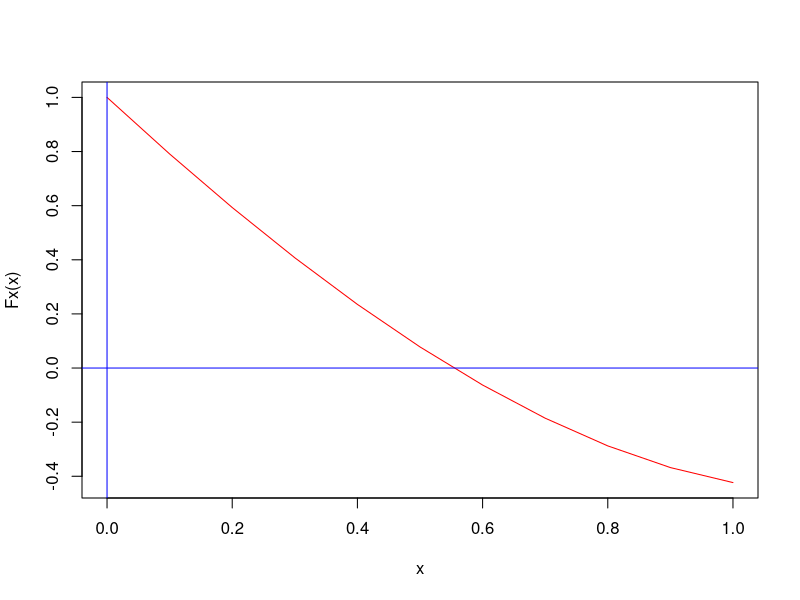
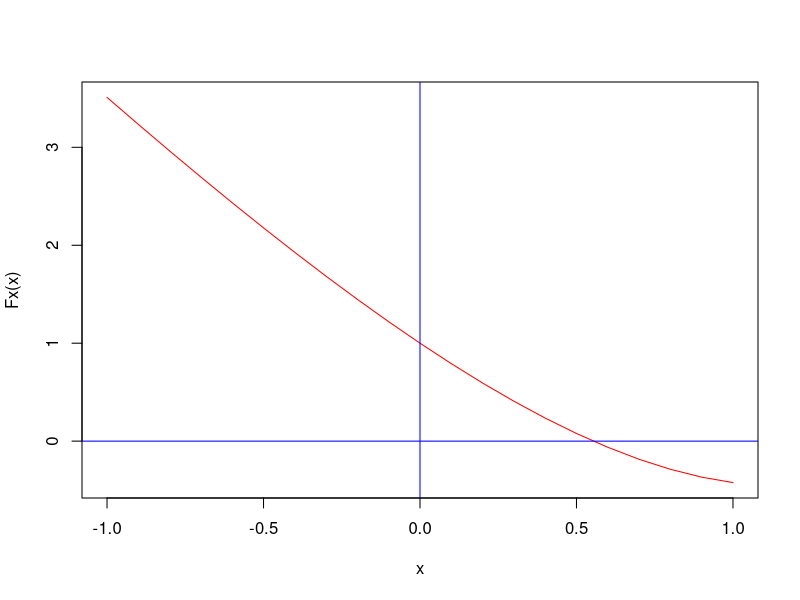
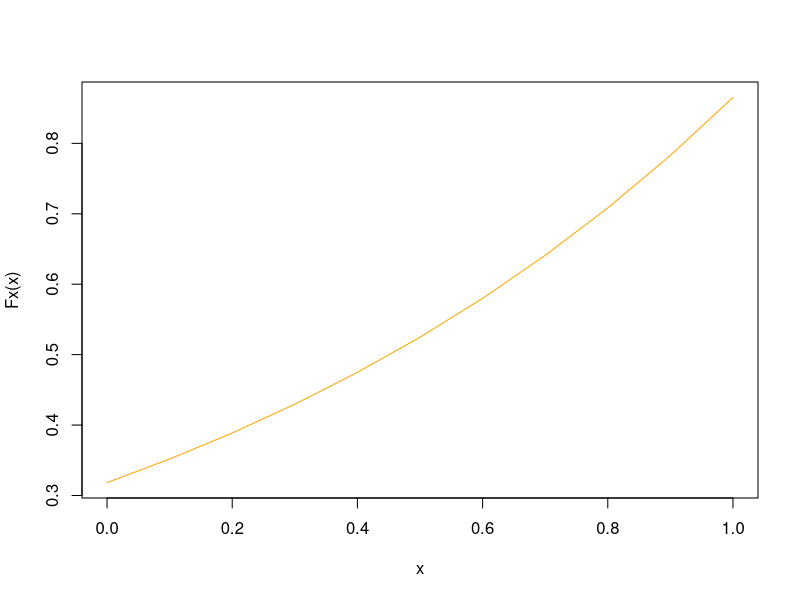
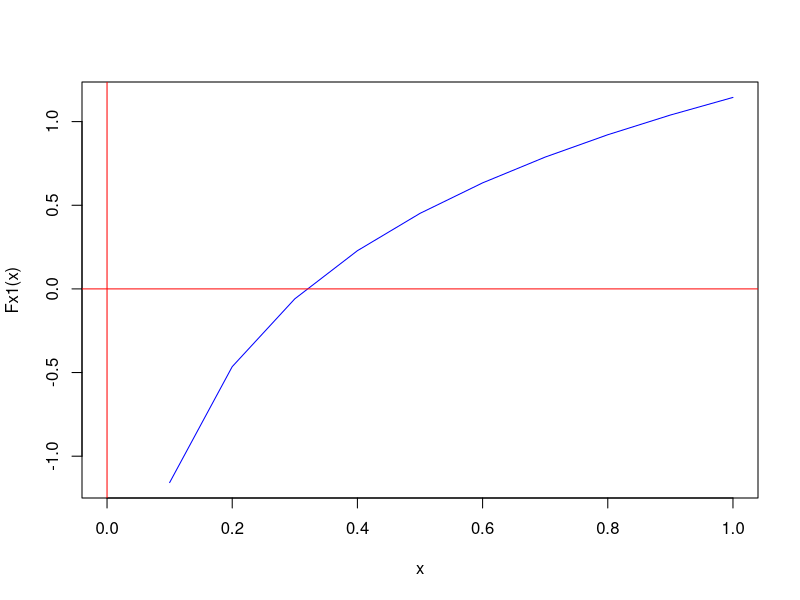

These figures' R source, in order:
## ---- chunk 1
rm(list=ls())
Fx = function(x){
  return ((exp(x)) - (pi*x))
}

biseccion = function(a, b, error){
  #Para graficar se crea una secuencia de números entre el rango [a,b]
  x = seq(a, b, 0.1)
  plot(x, Fx(x), type = "l", col = "red")
  abline(h = 0, v = 0, col = "blue")
  xr = 0
  fxr = 0
  contador = 0
  if (Fx(a) * Fx(b) > 0){
    cat("No se puede aplicar el método")
  }
  else {
    xr = (a + b) / 2.0
    fxr = Fx(xr)
    if (fxr <= error){
      break
    } else {
      if (fxr * Fx(a) > 0)
        a = xr
      if (fxr * Fx(b) > 0)
        b = xr
    }
    contador = contador + 1
  }
  cat("Iteracciones: ", contador, "Resultado: ", xr, "\n")
}

biseccion(0, 1, 10e-8)
## ---- chunk 2
rm(list=ls())
Fx = function(x) exp(x) - pi * x
Fx1 = function(x) exp(x) - pi

Newton = function(a, b, error){
  x = seq(a, b, 0.1)
  plot(x, Fx(x), type = "l", col = "red")
  abline(h = 0, v = 0, col = "blue")
  
  x_0 = (a + b) / 2
  
  contador = 0
  dx = 0
  repeat {
    corr = Fx(x_0) / Fx1(x_0)
    x_1 = x_0 - corr
    dx = abs(corr)
    x_0 = x_1
    contador = contador + 1
    
    cat(contador, dx, "\n")
    if (dx <= error)
      break
  }
  cat ("Iteracciones: ", contador, "Resultado: ", x_1, "\n")
}
Newton(-1, 1, 10e-8)
## ---- chunk 3
rm(list=ls())
Fx = function(x) exp(x) / pi
Fx1 = function(x) log(x*pi)

PuntoFijo = function(a, b, error){
  xInicial = a
  x = seq(a, b, 0.1)
  plot(x, Fx(x), type = "l", col = "orange")
  plot(x, Fx1(x), type = "l", col = "blue")
  abline(h = 0, v = 0, col = "red")
  if (Fx(a) < a || Fx(b) < b)
    cat("El intervalo no es valido\n")
  else {
    x_0 = (a + b) / 2
    contador = 0
    fxInicial = Fx(a)
    done = FALSE
    
    while(abs(xInicial - fxInicial) > error){
      contador = contador + 1
      
      if (xInicial < a){
        done = TRUE
      }
      if (done == FALSE){
        xInicial = fxInicial
        fxInicial = Fx(xInicial)
      } else {
        fxInicial = xInicial
        xInicial = Fx1(fxInicial)
      }
    }
   cat("Iteracciones: ", contador, "Resultado: ", xInicial, "\n") 
  }
}

PuntoFijo(0, 1, 10e-8)
## ---- chunk 4
rm(list=ls())
Fx = function(x) exp(x) - pi * x
Fx1 = function(x) exp(x) - pi

Secante = function(x1, x2, error){
  x = (Fx(x2) * x1 - Fx(x1) * x2) / (Fx(x2) - Fx(x1))
  err = 1
  contador = 0
  while (err > error){
    contador = contador + 1
    x1 = x2
    x2 = x
    x = (Fx(x2) * x1 - Fx(x1) * x2) / (Fx(x2) - Fx(x1))
    if (Fx(x) == 0)
      break
    err = abs(Fx(x) / Fx1(x))
    cat("Valor X: ", x, "\t\tValor del Error: ", err, "\t\tIteraccion: ", contador, "\n")
  }
}

Secante(0, 1, 10e-8)
## ---- chunk 5

